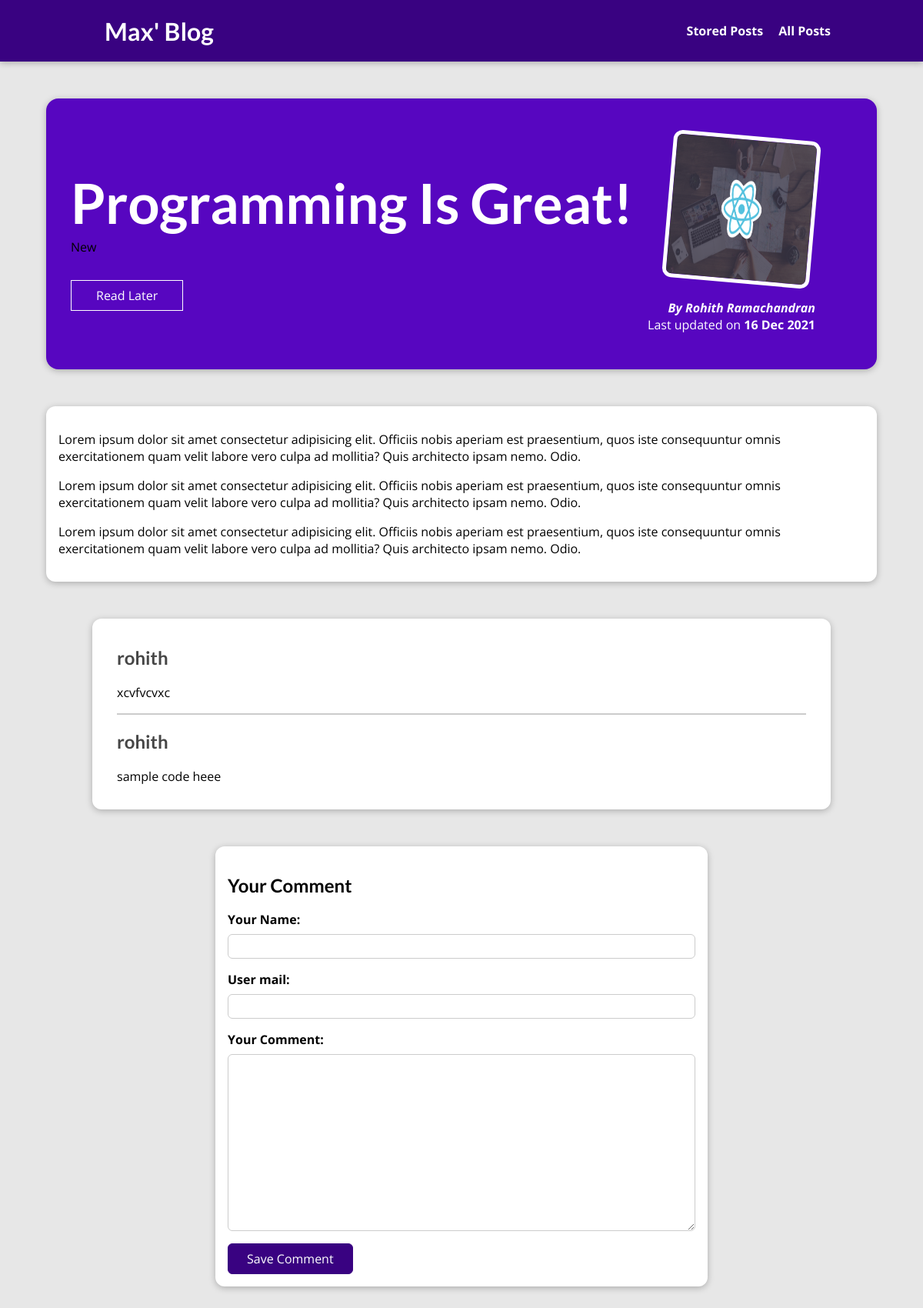
Page /posts/programming-is-fun on the committed database.
### blog/models.py (models this page shows, shortened)
class Post(models.Model):
    title = models.CharField(max_length=50)
    excerpt = models.CharField(max_length=150)
    image = models.FileField(upload_to="posts", null=True)
    date = models.DateField(auto_now=True)
    slug = models.SlugField(unique=True, db_index=True)
    content = models.TextField(validators=[
        MinLengthValidator(10)
    ])
    author = models.ForeignKey(
        Author,
        null=True,
        blank=True,
        on_delete=models.SET_NULL,
        related_name="posts")
    tags = models.ManyToManyField(Tag)

class Tag(models.Model):
    caption = models.CharField(max_length=20)

class Author(models.Model):
    first_name = models.CharField(max_length=100)
    last_name = models.CharField(max_length=100)
    email_address = models.EmailField()
    def full_name(self):
        return f"{self.first_name} {self.last_name}"
    def __str__(self):
        return self.full_name()

class Comment(models.Model):
    user_name = models.CharField(max_length=120)
    user_mail = models.EmailField()
    text = models.TextField(max_length=400)
    post = models.ForeignKey(
        Post,
        on_delete=models.CASCADE,
        related_name="comments"
    )

### blog/views.py (the view, shortened to what this page needs)
# urls.py: path("posts/<slug:slug>", views.SinglePostView.as_view(), name="post_detail_page"),
class SinglePostView(View):
    def is_stored_posts(self, request, post_id):
        stored_posts = request.session.get('stored_posts')
        if stored_posts is not None:
            return post_id in stored_posts
        else:
            return False
    def get(self, request, slug):
        post = Post.objects.get(slug=slug)
        context = {
            "post" : post,
            "post_tags" : post.tags.all(),
            "comment_form" : CommentForm(),
            "comments" : post.comments.all().order_by("-id"),
            "saved_for_later" : self.is_stored_posts(request, post.id)
        }
        return render(request, 'blog/post_detail.html', context)

### blog/forms.py
class CommentForm(forms.ModelForm):
    class Meta:
        model = Comment
        exclude = ["post"]
        labels = {
            "user_name" : "Your Name",
            "user_email" : "Your Email",
            "text" : "Your Comment"
        }

### blog/templates/blog/post_detail.html (shortened to what this page needs)
{% extends "base.html" %}
{% load static %}
{% block css_files %}
    <link rel="stylesheet" href="{% static 'blog/post_details.css' %}" />
{% endblock css_files %}
{% block content %}
<section id="summary">
    <h2>{{ post.title }}</h2>
    <div>
        {% for tag in post_tags %}
            <span class="tags">{{ tag.caption }}</span>
        {% endfor %}
    </div>
    <div id="read-later">
        <form action="{% url 'read_later' %}" method="POST">
            <button>
                {% if saved_for_later %}
                    Remove from "Read Later" List
                {% else %}
                    Read Later
                {% endif %}
            </button>
        </form>
    </div>
    <article>
        <img src="{{ post.image.url }}" alt="{{ post.title }}" />
        <address>By <a href="mailto:{{ post.author.email_address }}">{{ post.author }}</a></address>
        <div>
            Last updated on <time>{{ post.date|date:"d M Y" }}</time>
        </div>
    </article>
</section>
<main>
    <p>{{ post.content|linebreaks }}</p>
</main>
<section id="comments">
    <ul>
        {% for comment in comments %}
            <li>
                <h2>{{ comment.user_name }}</h2>
                <p>{{ comment.text|linebreaks }}
            </li>
        {% endfor %}
    </ul>
</section>
<section id="comment-form">
    <h2>Your Comment</h2>
    <form action="{% url 'post_detail_page' post.slug %}" method="POST">
        {% for form_fields in comment_form %}
            <div class="form-control {% if form_fields.errors %} invalid {% endif %}">
                {{ form_fields.label_tag }}
                {{ form_fields }}
            </div>
        {% endfor %}
        <button type="submit">Save Comment</button>
    </form>
</section>
{% endblock content %}

### templates/base.html (shortened to what this page needs)
{% load static %}
<!DOCTYPE html>
<html>
    <head>
        <link rel="stylesheet" href="{% static 'app.css' %}" />
        {% block css_files %}{% endblock css_files %}
    </head>
    <body>
        <header id="main-navigation">
            <h1><a href="{% url 'starting_page' %}">Max' Blog</a></h1>
            <nav>
                <a href="{% url 'read_later' %}">Stored Posts</a>
                <a href="{% url 'post' %}">All Posts</a>
        </header>
        {% block content %}{% endblock content %}
    </body>
</html>

### static/app.css (style rules this page uses)
* { box-sizing: border-box; }
html { font-family: 'Open Sans', 'Lato', sans-serif; }
body { margin: 0; }
h1, h2, h3 { font-family: 'Lato', sans-serif; font-weight: bold; }
#main-navigation { width: 100%; height: 5rem; display: flex; justify-content: space-between; align-items: center; padding: 0 10%; position: absolute; top: 0; left: 0; }
#main-navigation a { text-decoration: none; color: white; font-weight: bold; margin-left: 1rem; }

### blog/static/blog/post_details.css (style rules this page uses)
body { background-color: #e7e7e7; }
#main-navigation { background-color: #390281; box-shadow: 0 2px 8px rgba(0, 0, 0, 0.25); }
#summary { margin: 8rem auto 3rem auto; padding: 2rem; width: 90%; max-width: 90rem; border-radius: 16px; background-color: #5706c0; position: relative; box-shadow: 0 2px 8px rgba(0, 0, 0, 0.25); height: 22rem; }
#summary h2 { color: white; font-size: 4.5rem; margin-bottom: 0.25rem; }
#summary article { position: absolute; top: 2rem; right: 3rem; padding: 1rem 2rem; border-radius: 12px; text-align: right; color: white; }
#summary article img { width: 12rem; height: 12rem; border-radius: 12px; transform: rotateZ(5deg); border: 5px solid white; margin-bottom: 1rem; }
#summary address { font-weight: bold; }
#summary a { color: white; text-decoration: none; }
#summary time { font-weight: bold; }
#read-later { margin: 2rem 0; }
#read-later button { background-color: transparent; border: 1px solid white; padding: 0.5rem 2rem; font: inherit; color: white; cursor: pointer; }
main { width: 90%; max-width: 90rem; margin: 3rem auto; background-color: white; padding: 1rem; border-radius: 12px; box-shadow: 0 2px 8px rgba(0, 0, 0, 0.25); }
#comment-form { margin: 3rem auto; width: 90%; max-width: 40rem; border-radius: 12px; background-color: white; box-shadow: 0 2px 8px rgba(0, 0, 0, 0.25); padding: 1rem; }
#comment-form button { font: inherit; background-color: #390281; color: white; border: 1px solid #390281; padding: 0.5rem 1.5rem; border-radius: 6px; cursor: pointer; }
.form-control { margin-bottom: 1rem; }
.form-control label { font-weight: bold; margin-bottom: 0.5rem; display: block; }
.form-control input, .form-control textarea { display: block; width: 100%; font: inherit; padding: 0.25rem; border-radius: 6px; border: 1px solid #ccc; }
#comments { margin: 3rem auto; width: 90%; max-width: 60rem; border-radius: 12px; background-color: white; box-shadow: 0 2px 8px rgba(0, 0, 0, 0.25); padding: 1rem 2rem; }
#comments ul { list-style: none; margin: 0; padding: 0; }
#comments li { margin-bottom: 1rem; border-bottom: 2px solid #ccc; }
#comments li:last-of-type { border-bottom: none; }
#comments h2 { color: #464646; }

### rows in the picture
Post: title "Programming Is Great!", image (picture), author "Rohith Ramachandran", date "16 Dec 2021", content "Lorem ipsum dolor sit amet consectetur adipisicing elit. Officiis nobis aperiam est praesentium, quos iste consequuntur omnis exercitationem quam velit labore vero culpa ad mollitia? Quis architecto ipsam nemo. Odio. Lorem ipsum dolor sit amet consectetur adipisicing elit. Officiis nobis aperiam est praesentium, quos iste consequuntur omnis exercitationem quam velit labore vero culpa ad mollitia? Quis architecto ipsam nemo. Odio. Lorem ipsum dolor sit amet consectetur adipisicing elit. Officiis nobis aperiam est praesentium, quos iste consequuntur omnis exercitationem quam velit labore vero culpa ad mollitia? Quis architecto ipsam nemo. Odio."
Tag: caption "New"
Comment: user_name "rohith", text "xcvfvcvxc"
Comment: user_name "rohith", text "sample code heee"
